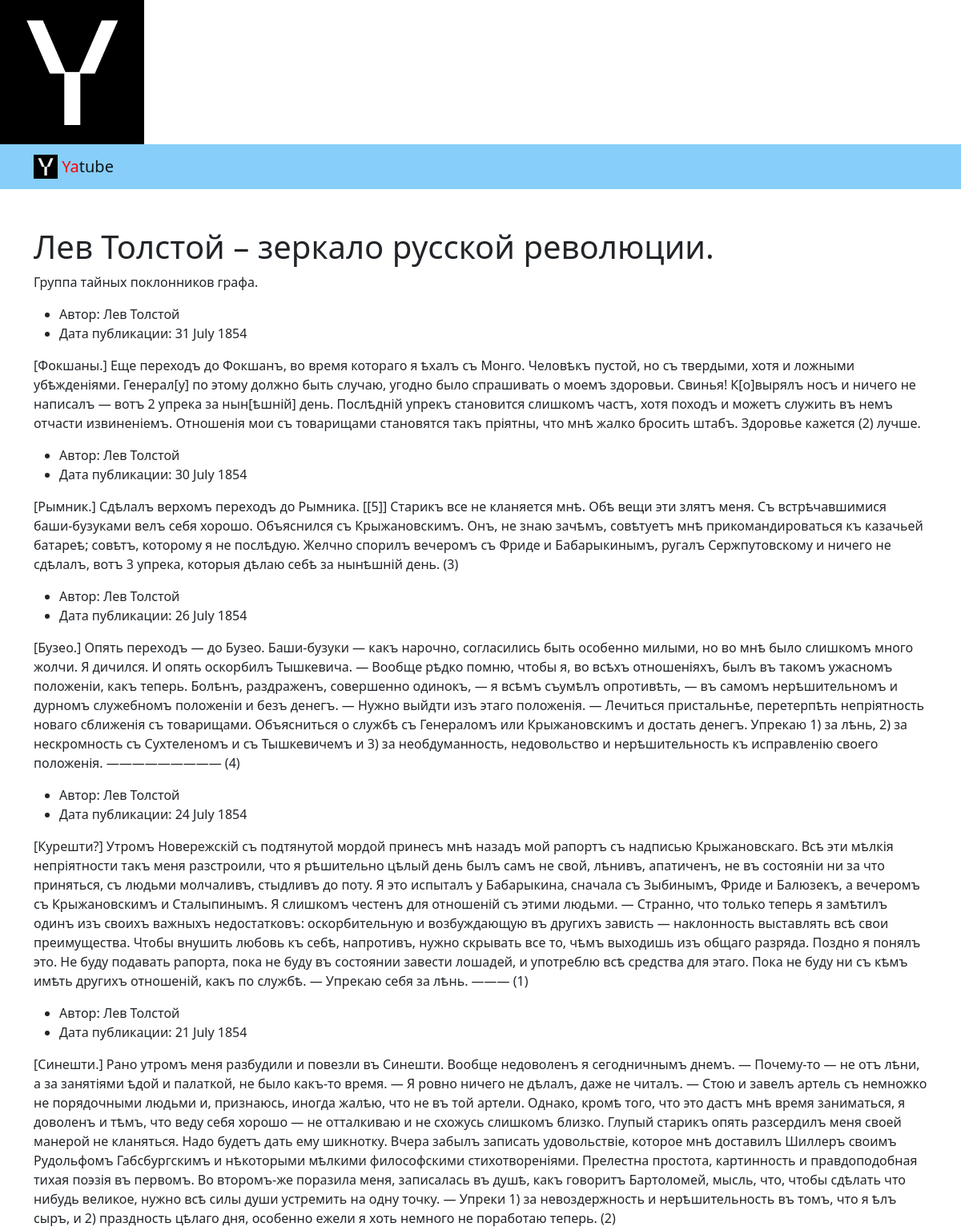
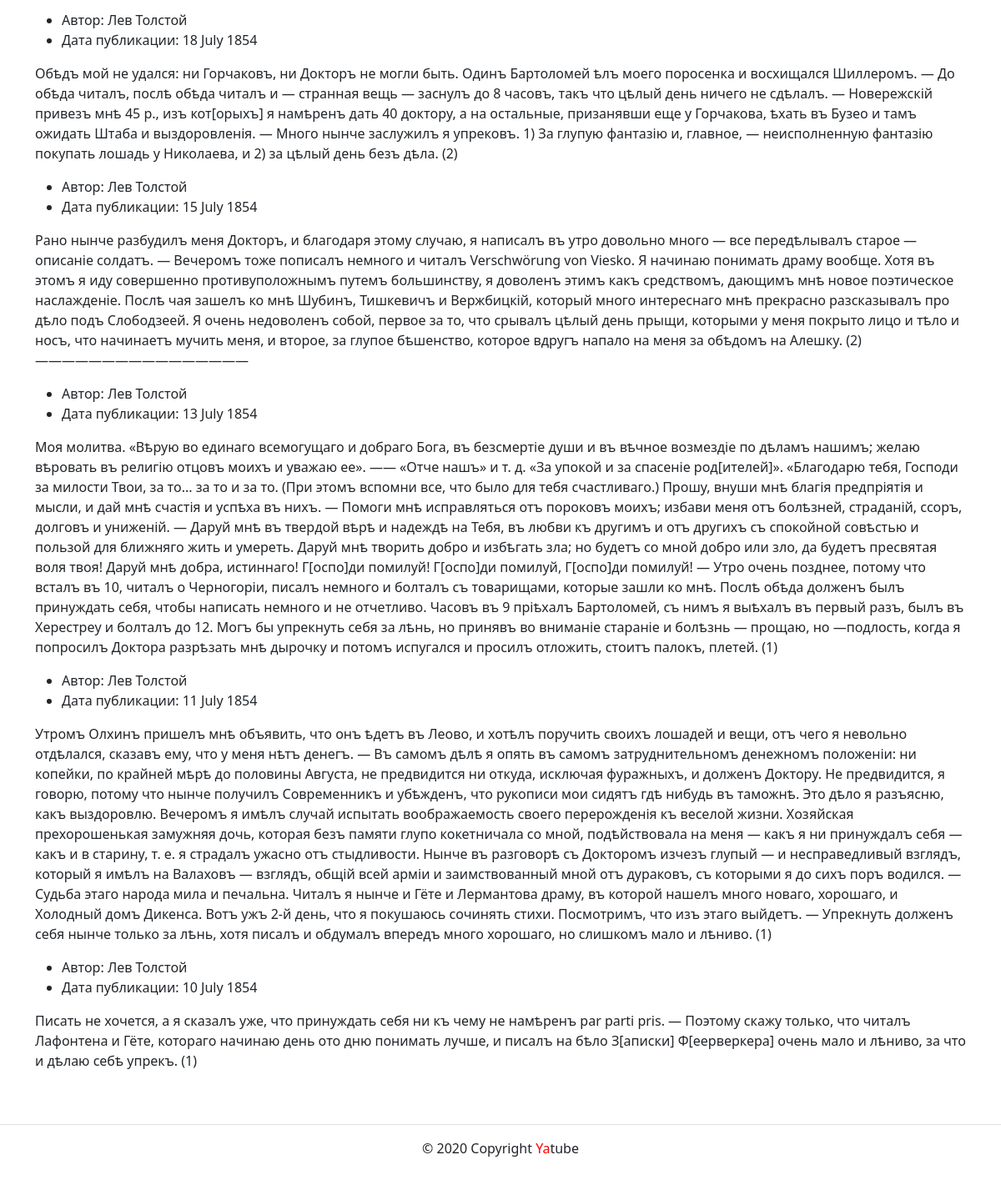
Screenshot of /group/Sad with the database file from the repository (2 pictures, top to bottom).
### posts/models.py (models this page shows)
class Post(models.Model):
    text = models.TextField()
    pub_date = models.DateTimeField(auto_now_add=True)
    author = models.ForeignKey(User, on_delete=models.CASCADE, related_name="posts")
    group = models.ForeignKey(
        Group, on_delete=models.CASCADE, related_name="group", null=True, blank=True
    )

### posts/views.py (the view)
# urls.py: path("group/<slug:slug>", views.group_posts, name="group_posts"),
def group_posts(request, slug):
    group = get_object_or_404(Group, slug=slug)
    posts = Post.objects.filter(group=group).order_by("-pub_date")[:10]
    context = {
        "group": group,
        "posts": posts,
    }
    return render(request, "posts/group_list.html", context)

### templates/posts/group_list.html
<!DOCTYPE html>
{% extends 'base.html' %}
{% block content %}
<html lang="ru">
    <main>
      <div class="container py-5">
        <h1>Лев Толстой – зеркало русской революции.</h1>
        <p>
          Группа тайных поклонников графа.
        </p>
        <article>
        {% for post in posts %}
          <ul>
            <li>
              Автор: {{ post.author.get_full_name }}
            </li>
            <li>
              Дата публикации: {{ post.pub_date|date:"d E Y" }}
            </li>
          </ul>
          <p>{{ post.text }}</p>
        {% endfor %}
      </div>
    </main>
  </body>
</html>
{% endblock content %}

### rows the page displays
Post: author.get_full_name "Лев Толстой", pub_date "31 July 1854", text "[Фокшаны.] Еще переходъ до Фокшанъ, во время котораго я ѣхалъ съ Монго. Человѣкъ пустой, но съ твердыми, хотя и ложными убѣжденіями. Генерал[у] по этому должно быть случаю, угодно было спрашивать о моемъ здоровьи. Свинья! К[о]вырялъ носъ и ничего не написалъ — вотъ 2 упрека за нын[ѣшній] день. Послѣдній упрекъ становится слишкомъ частъ, хотя походъ и можетъ служить въ немъ отчасти извиненіемъ. Отношенія мои съ товарищами становятся такъ пріятны, что мнѣ жалко бросить штабъ. Здоровье кажется (2) лучше."
Post: author.get_full_name "Лев Толстой", pub_date "30 July 1854", text "[Рымник.] Сдѣлалъ верхомъ переходъ до Рымника. [[5]] Старикъ все не кланяется мнѣ. Обѣ вещи эти злятъ меня. Съ встрѣчавшимися баши-бузуками велъ себя хорошо. Объяснился съ Крыжановскимъ. Онъ, не знаю зачѣмъ, совѣтуетъ мнѣ прикомандироваться къ казачьей батареѣ; совѣтъ, которому я не послѣдую. Желчно спорилъ вечеромъ съ Фриде и Бабарыкинымъ, ругалъ Сержпутовскому и ничего не сдѣлалъ, вотъ 3 упрека, которыя дѣлаю себѣ за нынѣшній день. (3)"
Post: author.get_full_name "Лев Толстой", pub_date "26 July 1854", text "[Бузео.] Опять переходъ — до Бузео. Баши-бузуки — какъ нарочно, согласились быть особенно милыми, но во мнѣ было слишкомъ много жолчи. Я дичился. И опять оскорбилъ Тышкевича. — Вообще рѣдко помню, чтобы я, во всѣхъ отношеніяхъ, былъ въ такомъ ужасномъ положеніи, какъ теперь. Болѣнъ, раздраженъ, совершенно одинокъ, — я всѣмъ съумѣлъ опротивѣть, — въ самомъ нерѣшительномъ и дурномъ служебномъ положеніи и безъ денегъ. — Нужно выйдти изъ этаго положенія. — Лечиться пристальнѣе, перетерпѣть непріятность новаго сближенія съ товарищами. Объясниться о службѣ съ Генераломъ или Крыжановскимъ и достать денегъ. Упрекаю 1) за лѣнь, 2) за нескромность съ Сухтеленомъ и съ Тышкевичемъ и 3) за…"
Post: author.get_full_name "Лев Толстой", pub_date "24 July 1854", text "[Курешти?] Утромъ Новережскій съ подтянутой мордой принесъ мнѣ назадъ мой рапортъ съ надписью Крыжановскаго. Всѣ эти мѣлкія непріятности такъ меня разстроили, что я рѣшительно цѣлый день былъ самъ не свой, лѣнивъ, апатиченъ, не въ состояніи ни за что приняться, съ людьми молчаливъ, стыдливъ до поту. Я это испыталъ у Бабарыкина, сначала съ Зыбинымъ, Фриде и Балюзекъ, а вечеромъ съ Крыжановскимъ и Сталыпинымъ. Я слишкомъ честенъ для отношеній съ этими людьми. — Странно, что только теперь я замѣтилъ одинъ изъ своихъ важныхъ недостатковъ: оскорбительную и возбуждающую въ другихъ зависть — наклонность выставлять всѣ свои преимущества. Чтобы внушить любовь къ себѣ, напротивъ, нужно скрывать все…"
Post: author.get_full_name "Лев Толстой", pub_date "21 July 1854", text "[Синешти.] Рано утромъ меня разбудили и повезли въ Синешти. Вообще недоволенъ я сегодничнымъ днемъ. — Почему-то — не отъ лѣни, а за занятіями ѣдой и палаткой, не было какъ-тο время. — Я ровно ничего не дѣлалъ, даже не читалъ. — Стою и завелъ артель съ немножко не порядочными людьми и, признаюсь, иногда жалѣю, что не въ той артели. Однако, кромѣ того, что это дастъ мнѣ время заниматься, я доволенъ и тѣмъ, что веду себя хорошо — не отталкиваю и не схожусь слишкомъ близко. Глупый старикъ опять разсердилъ меня своей манерой не кланяться. Надо будетъ дать ему шикнотку. Вчера забылъ записать удовольствіе, которое мнѣ доставилъ Шиллеръ своимъ Рудольфомъ Габсбургскимъ и нѣкоторыми мѣлкими…"
Post: author.get_full_name "Лев Толстой", pub_date "18 July 1854", text "Обѣдъ мой не удался: ни Горчаковъ, ни Докторъ не могли быть. Одинъ Бартоломей ѣлъ моего поросенка и восхищался Шиллеромъ. — До обѣда читалъ, послѣ обѣда читалъ и — странная вещь — заснулъ до 8 часовъ, такъ что цѣлый день ничего не сдѣлалъ. — Новережскій привезъ мнѣ 45 р., изъ кот[орыхъ] я намѣренъ дать 40 доктору, а на остальные, призанявши еще у Горчакова, ѣхать въ Бузео и тамъ ожидать Штаба и выздоровленія. — Много нынче заслужилъ я упрековъ. 1) За глупую фантазію и, главное, — неисполненную фантазію покупать лошадь у Николаева, и 2) за цѣлый день безъ дѣла. (2)"
Post: author.get_full_name "Лев Толстой", pub_date "15 July 1854", text "Рано нынче разбудилъ меня Докторъ, и благодаря этому случаю, я написалъ въ утро довольно много — все передѣлывалъ старое — описаніе солдатъ. — Вечеромъ тоже пописалъ немного и читалъ Verschwörung von Viesko. Я начинаю понимать драму вообще. Хотя въ этомъ я иду совершенно противуположнымъ путемъ большинству, я доволенъ этимъ какъ средствомъ, дающимъ мнѣ новое поэтическое наслажденіе. Послѣ чая зашелъ ко мнѣ Шубинъ, Тишкевичъ и Вержбицкій, который много интереснаго мнѣ прекрасно разсказывалъ про дѣло подъ Слободзеей. Я очень недоволенъ собой, первое за то, что срывалъ цѣлый день прыщи, которыми у меня покрыто лицо и тѣло и носъ, что начинаетъ мучить меня, и второе, за глупое бѣшенство,…"
Post: author.get_full_name "Лев Толстой", pub_date "13 July 1854", text "Моя молитва. «Вѣрую во единаго всемогущаго и добраго Бога, въ безсмертіе души и въ вѣчное возмездіе по дѣламъ нашимъ; желаю вѣровать въ религію отцовъ моихъ и уважаю ее». —— «Отче нашъ» и т. д. «За упокой и за спасеніе род[ителей]». «Благодарю тебя, Господи за милости Твои, за то... за то и за то. (При этомъ вспомни все, что было для тебя счастливаго.) Прошу, внуши мнѣ благія предпріятія и мысли, и дай мнѣ счастія и успѣха въ нихъ. — Помоги мнѣ исправляться отъ пороковъ моихъ; избави меня отъ болѣзней, страданій, ссоръ, долговъ и униженій. — Даруй мнѣ въ твердой вѣрѣ и надеждѣ на Тебя, въ любви къ другимъ и отъ другихъ съ спокойной совѣстью и пользой для ближняго жить и умереть. Даруй мнѣ…"
Post: author.get_full_name "Лев Толстой", pub_date "11 July 1854", text "Утромъ Олхинъ пришелъ мнѣ объявить, что онъ ѣдетъ въ Леово, и хотѣлъ поручить своихъ лошадей и вещи, отъ чего я невольно отдѣлался, сказавъ ему, что у меня нѣтъ денегъ. — Въ самомъ дѣлѣ я опять въ самомъ затруднительномъ денежномъ положеніи: ни копейки, по крайней мѣрѣ до половины Августа, не предвидится ни откуда, исключая фуражныхъ, и долженъ Доктору. Не предвидится, я говорю, потому что нынче получилъ Современникъ и убѣжденъ, что рукописи мои сидятъ гдѣ нибудь въ таможнѣ. Это дѣло я разъясню, какъ выздоровлю. Вечеромъ я имѣлъ случай испытать воображаемость своего перерожденія къ веселой жизни. Хозяйская прехорошенькая замужняя дочь, которая безъ памяти глупо кокетничала со мной,…"
Post: author.get_full_name "Лев Толстой", pub_date "10 July 1854", text "Писать не хочется, а я сказалъ уже, что принуждать себя ни къ чему не намѣренъ par parti pris. — Поэтому скажу только, что читалъ Лафонтена и Гёте, котораго начинаю день ото дню понимать лучше, и писалъ на бѣло З[аписки] Ф[еерверкера] очень мало и лѣниво, за что и дѣлаю себѣ упрекъ. (1)"
